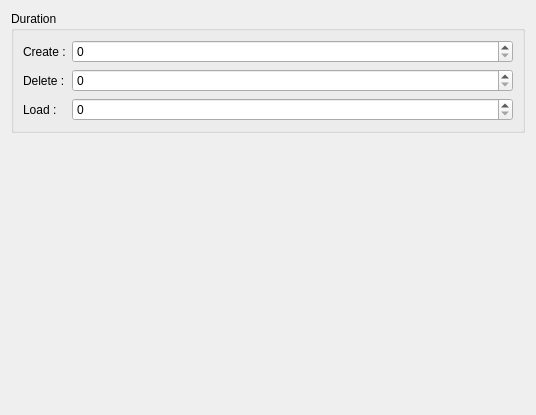
<?xml version="1.0" encoding="UTF-8"?>
<ui version="4.0">
 <class>AnimationSettings</class>
 <widget class="QWidget" name="AnimationSettings">
  <property name="geometry">
   <rect>
    <x>0</x>
    <y>0</y>
    <width>536</width>
    <height>415</height>
   </rect>
  </property>
  <property name="baseSize">
   <size>
    <width>650</width>
    <height>400</height>
   </size>
  </property>
  <property name="windowTitle">
   <string>Form</string>
  </property>
  <layout class="QFormLayout" name="formLayout">
   <property name="fieldGrowthPolicy">
    <enum>QFormLayout::ExpandingFieldsGrow</enum>
   </property>
   <item row="1" column="0" colspan="2">
    <widget class="QGroupBox" name="groupBox">
     <property name="title">
      <string>Duration</string>
     </property>
     <layout class="QFormLayout" name="formLayout_2">
      <item row="1" column="1">
       <widget class="KIntSpinBox" name="kcfg_createDuration">
        <property name="maximum">
         <number>10000</number>
        </property>
        <property name="singleStep">
         <number>100</number>
        </property>
       </widget>
      </item>
      <item row="5" column="1">
       <widget class="KIntSpinBox" name="kcfg_loadDuration">
        <property name="maximum">
         <number>10000</number>
        </property>
        <property name="singleStep">
         <number>100</number>
        </property>
       </widget>
      </item>
      <item row="1" column="0">
       <widget class="QLabel" name="label">
        <property name="text">
         <string>Create :</string>
        </property>
       </widget>
      </item>
      <item row="5" column="0">
       <widget class="QLabel" name="label_4">
        <property name="text">
         <string>Load :</string>
        </property>
       </widget>
      </item>
      <item row="3" column="0">
       <widget class="QLabel" name="label_2">
        <property name="text">
         <string>Delete :</string>
        </property>
       </widget>
      </item>
      <item row="3" column="1">
       <widget class="KIntSpinBox" name="kcfg_deleteDuration">
        <property name="maximum">
         <number>10000</number>
        </property>
        <property name="singleStep">
         <number>100</number>
        </property>
       </widget>
      </item>
     </layout>
    </widget>
   </item>
  </layout>
 </widget>
 <customwidgets>
  <customwidget>
   <class>KIntSpinBox</class>
   <extends>QSpinBox</extends>
   <header>knuminput.h</header>
  </customwidget>
 </customwidgets>
 <resources/>
 <connections/>
</ui>
